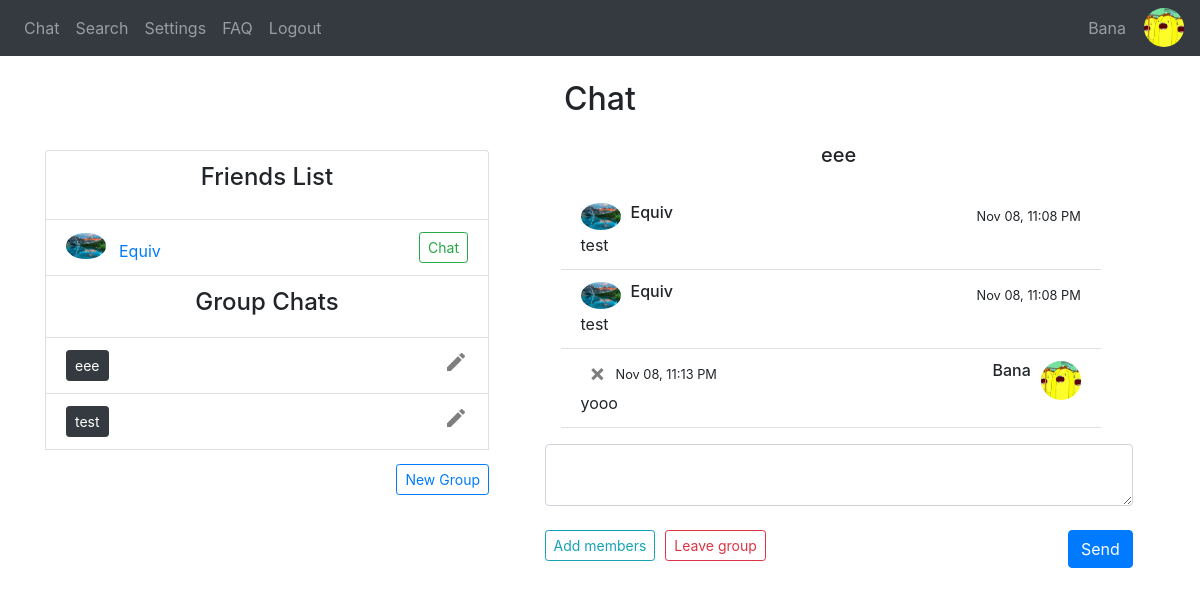
/group-chat/1 (signed in), run on the app's committed database.
### website/models.py (models this page shows)
class User(db.Model, UserMixin):
    username = db.Column(db.String(150), unique=True)
    password = db.Column(db.String(150))
    answer = db.Column(db.String(150)) # security word
    question = db.Column(db.String(150)) # security question
    first_name = db.Column(db.String(150))
    status = db.Column(db.String(150))
    messages = db.relationship('Message')
    friends_list = db.relationship('Friend')
    id = db.Column(db.Integer, primary_key=True)
    name = db.Column(db.String(20))
    groups = db.relationship('Group', secondary=user_groups, backref=db.backref('members', lazy='dynamic'))
    image_file = db.Column(db.String(20), nullable=False, default='default.jpg')

class Group(db.Model):
    group_id = db.Column(db.Integer, primary_key=True)
    group_name = db.Column(db.String(20))

class Message(db.Model):
    id = db.Column(db.Integer, primary_key=True)
    data = db.Column(db.String(10000))
    date = db.Column(db.DateTime(timezone=True), default=func.now(tz=pytz.timezone('US/Eastern')))
    user_id = db.Column(db.Integer, db.ForeignKey('user.id')) #one-to-many relationship
    recipient_id = db.Column(db.Integer)
    group_id = db.Column(db.Integer)

class Friend(db.Model):
    id = db.Column(db.Integer, primary_key=True)
    user_id = db.Column(db.Integer, db.ForeignKey('user.id')) #one-to-many relationship
    friend_id = db.Column(db.Integer)
    friend_name = db.Column(db.String(10000))

### website/group_views.py (the view, shortened to what this page needs)
@group_views.route('/group-chat/<string:group_id>', methods=['GET', 'POST'])
@login_required
def group_chat(group_id):
    group = Group.query.filter(Group.group_id == group_id).first_or_404()
    if not db.session.query(user_groups).filter((user_groups.c.user_id==current_user.id) & (user_groups.c.group_id==group.group_id)).first():
        flash('You are not a member of this group.', category='error')
        return redirect('/')
    else: # if they are a member of the group:
        return render_template("group_chat.html", User=User, user=current_user, username=current_user.username, user_db=User, group=group, Message=Message, desc=desc, str=str, datetime=datetime)

### website/__init__.py (called while the page is built)
def create_app():
    app = Flask(__name__)
    app.config['SECRET_KEY'] = 'wadkjwlajda'
    app.config['SQLALCHEMY_DATABASE_URI'] = f'sqlite:///{DB_NAME}'
    db.init_app(app)
    from .views import views
    from .auth import auth
    from .group_views import group_views
    app.register_blueprint(views, url_prefix='/')
    app.register_blueprint(auth, url_prefix='/')
    app.register_blueprint(group_views, url_prefix='/')
    from .models import User, Message
    create_database(app)
    login_manager = LoginManager()
    login_manager.login_view = 'auth.login'
    login_manager.init_app(app)
    @login_manager.user_loader
    def load_user(id):
        return User.query.get(int(id))
    return app

### website/templates/group_chat.html (shortened to what this page needs)
{% extends "base.html" %} {% block title %}Chat{% endblock %} {% block content
    %}
    <h2 align="center">Chat</h2>
<div style="float: right; width: 55%; padding-right: 2%; padding-top: 1.5%;">
    <ul class="list-group list-group-flush" id="messages">
        <h5 align="center">{{group.group_name}}</h5>
        <div class="overflow-auto p-3 mb-3 mb-md-0 mr-md-3 bg-light;" style="max-height: 300px; display: flex; flex-direction: column-reverse;">
        {% for message in Message.query.order_by(desc(Message.id)).all() %}
            {% if message.group_id == group.group_id %}
                {% if message.user_id == user.id %}
                <li class="list-group-item">
                    <div style="height:30px">
                        <div style="float: right; padding-left: 10px"><img style="width:40px" class="rounded-circle account-img" src="{{ url_for('static', filename='profile_pics/' + current_user.image_file) }}"></div>
                        <div style="float: right"><h6>{{ user_db.query.filter(user_db.id == message.user_id).first_or_404().username }}</h6></div>
                        <div style="float: left; width: 5%"><a class="close" id="chat" href="/delete-message-group/{{message.id}}/{{group.group_id}}"><span aria-hidden="true">&times;</span></a></div>
                            {% if (message.date - datetime.datetime.now()).days < 0 %}
                            <div style="float:left; padding-left: 10px"><small>{{(message.date - datetime.timedelta(hours=5)).strftime('%b %d, %I:%M %p')}}</small></div>
                            {% elif (message.date - datetime.datetime.now()).days == -1 %}
                                <div style="float:left; padding-left: 10px"><small>{{(message.date - datetime.timedelta(hours=5)).strftime('Yesterday, %I:%M %p')}}</small></div>
                            {% else %}
                                <div style="float:left; padding-left: 10px"><small>{{(message.date - datetime.timedelta(hours=5)).strftime('%I:%M %p')}}</small></div>
                            {% endif %}
                        </div>
                        <div style="overflow-wrap: break-word" align="left">{{message.data}}</div>
                </li>
                {% else %}
                <li class="list-group-item">
                    <div style="height:30px">
                        <div style="float: left; padding-right: 10px"><img style="width:40px" class="rounded-circle account-img" src="{{ url_for('static', filename='profile_pics/' + User.query.filter(User.id == message.user_id).first_or_404().image_file) }}"></div>
                        <div style="float: left"><h6>{{ user_db.query.filter(user_db.id == message.user_id).first_or_404().username }}</h6></div>
                        {% if (message.date - datetime.datetime.now()).days < 0 %}
                            <div style="float:right"><small>{{(message.date - datetime.timedelta(hours=5)).strftime('%b %d, %I:%M %p')}}</small></div>
                            {% elif (message.date - datetime.datetime.now()).days == -1 %}
                                <div style="float:right"><small>{{(message.date - datetime.timedelta(hours=5)).strftime('Yesterday, %I:%M %p')}}</small></div>
                        {% else %}
                            <div style="float:right"><small>{{(message.date - datetime.timedelta(hours=5)).strftime('%I:%M %p')}}</small></div>
                        {% endif %}
                    </div>
                    <div style="overflow-wrap: break-word" align="left">{{message.data}}</div>
                </li>
                {% endif %}
            {% endif %}
        {% endfor %}
        </div>
    </ul>
    <form method="POST">
        <textarea name="message" id="message" class="form-control"></textarea>
        <br />
        <div style="float: right">
            <button type="submit" class="btn btn-primary">Send</button>
        </div>
    </form>
    <div style="float: left;"><a class="btn btn-outline-info btn-sm" id="chat" href="/add-members/{{group.group_name}}">Add members</a></div>
    <div style="float: left; padding-left: 10px"><a class="btn btn-outline-danger btn-sm" id="chat" href="/leave-group/{{group.group_id}}/{{current_user.id}}">Leave group</a></div>
</div>
<br />
<div style="float: left; width: 40%; padding-left: 0%">
    <li style="height: 70px" class="list-group-item"><h4 align="center">Friends List</h4></li>
    {% if user.friends_list %}
        {% for friend in user.friends_list %}
            <li class="list-group-item">
                <div style="float: left"><img style="width:40px" class="rounded-circle account-img" src="{{ url_for('static', filename='profile_pics/' + User.query.filter(User.id == friend.friend_id).first_or_404().image_file) }}"></div>
                <div style="float: left"><a class="btn btn-link" id="chat" href="/profile/{{User.query.filter(User.id == friend.friend_id).first_or_404().username}}">{{User.query.filter(User.id == friend.friend_id).first_or_404().username}}</a></div>
                <div align="right"><a class="btn btn-outline-success btn-sm" id="chat" href="/chat/{{User.query.filter(User.id == friend.friend_id).first_or_404().username}}">Chat</a></div>
            </li>
        {% endfor %}
    {% endif %}
    {% if user.groups %}
    <li class="list-group-item"><h4 align="center">Group Chats</h4></li>
        {% for group in user.groups %}
            <li class="list-group-item">
                <a class="btn btn-dark btn-sm" id="chat" href="/group-chat/{{group.group_id}}">{{group.group_name}}</a>
                <div style="float: right; width: 5%"><a class="close" id="chat" href="/change-group-name/{{group.group_id}}"><span aria-hidden="true"><i class="material-icons">mode_edit</i></span></a></div>
            </li>
        {% endfor %}
    {% endif %}
    <div style="float: right; padding-top: 3%"><a class="btn btn-outline-primary btn-sm" id="create-group" href="/create-group">New Group</a></div>
</div>
{% endblock %}

### website/templates/base.html (shortened to what this page needs)
<!DOCTYPE html>
<html>
  <head>
    <link
      rel="stylesheet"
      href="https://stackpath.bootstrapcdn.com/bootstrap/4.4.1/css/bootstrap.min.css"
    />
    <link
      rel="stylesheet"
      href="https://stackpath.bootstrapcdn.com/font-awesome/4.7.0/css/font-awesome.min.css"
    />
  </head>
  <body>
    <nav class="navbar navbar-expand-lg navbar-dark bg-dark">
      <div class="collapse navbar-collapse" id="navbar">
        <div class="navbar-nav">
          {% if current_user.is_authenticated %}
            <a class="nav-item nav-link" id="chat" href="/">Chat</a>
            <a class="nav-item nav-link" id="search" href="/search">Search</a>
            <a class="nav-item nav-link" id="settings" href="/settings">Settings</a>
            <a class="nav-item nav-link" id="faq" href="/faq">FAQ</a>
            <a class="nav-item nav-link" id="logout" href="/logout">Logout</a>
          {% else %}
            <a class="nav-item nav-link" id="login" href="/login">Log In</a>
            <a class="nav-item nav-link" id="signUp" href="/sign-up">Sign Up</a>
            <a class="nav-item nav-link" id="faq" href="/faq">FAQ</a>
          {% endif %}
        </div>
      </div>
      <div class="collapse navbar-collapse justify-content-end" id="navbar">
        <div class="navbar-nav">
          {% if current_user.is_authenticated %}
          <a class="nav-item nav-link" id="chat" href="/profile">{{current_user.username}}</a>
          <div style="float: right; padding-left: 10px"><a href="/profile"><img style="width:40px" class="rounded-circle account-img" src="{{ url_for('static', filename='profile_pics/' + current_user.image_file) }}"></a></div>
          {% endif %}
        </div>
      </div>
    </nav>
    <br />
    <div class="container">{% block content %} {% endblock %}</div>
  </body>
</html>

### data on the page
User: username "Bana", image_file (picture), query.filter "Bana"
Group: group_name "eee"
Message: image_file (picture), date "Nov 08, 11:13 PM", data "yooo"
Message: image_file (picture), date "Nov 08, 11:08 PM", data "test"
User: query.filter "Equiv"
Message: image_file (picture), date "Nov 08, 11:08 PM", data "test"
Friend: image_file (picture)
Group: group_name "test"
